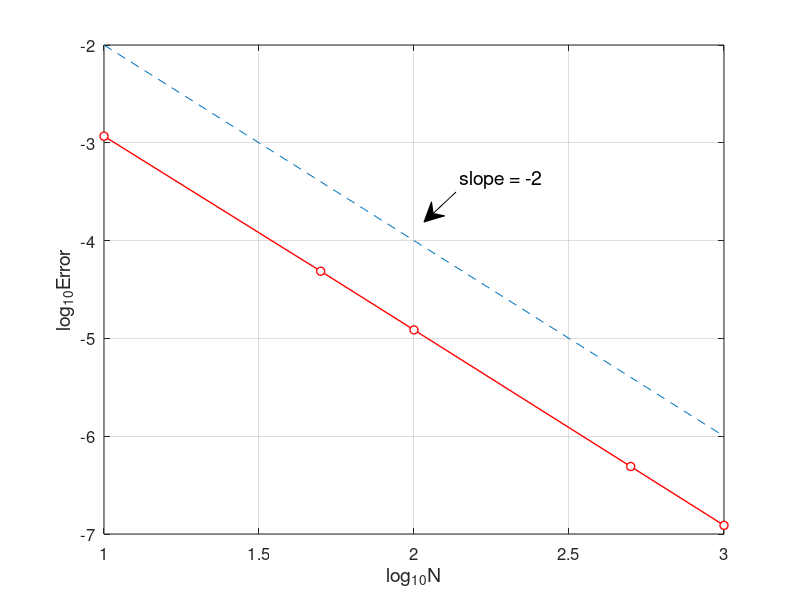

This figure's MATLAB source:
% BDF2_error.m
% BDF method for the ODE model
% u'(t)=t^2+t-u, t in [0,1] 
% Initial condition: u(0)=0 ;
% Exact solution: u(t)=-exp(-t)+t^2-t+1.
clear all; close all;
Nvec=[10 50 100 500 1000];   % Number of partitions
Error=[];
for k=1:length(Nvec)
    N=Nvec(k);
    h=1/N;
    t=0:h:1;                 % interval partition
    un(1)=0;                 % initial value
    % Trapezoidal rule to compute un(2)
    un(2)=2/(2+h)*un(1)+h/(2+h)*(t(1)^2+t(1)+un(1))+h/(2+h)*(t(2)^2+t(2));
    % BDF2 method
    for n=1:N-1
        un(n+2)=4/(3+2*h)*un(n+1)-1/(3+2*h)*un(n)+2*h/(3+2*h)*(t(n+2)^2+t(n+2));
    end
    ue=-exp(-t)+t.^2-t+1;    % exact solution
    error=max(abs(un-ue));
    Error=[Error,error];
end
plot(log10(Nvec),log10(Error),'ro-','MarkerFaceColor','w','LineWidth',1)
%loglog(Nvec,Error,'ro-','LineWidth',1.5)
hold on
%loglog(Nvec,Nvec.^(-2),'--')
plot(log10(Nvec),log10(Nvec.^(-2)),'--')
grid on
%title('Convergence of BDF2 method','fontsize',12)
set(gca,'fontsize',12)
xlabel('log_{10}N','fontsize',14), ylabel('log_{10}Error','fontsize',14)

% add annotation of slope
ax = [0.57 0.53];
ay = [0.68 0.63];
annotation('textarrow',ax,ay,'String','slope = -2','fontsize',14)

% computing convergence order
for n=1:length(Nvec)-1
    order(n)=-log(Error(n)/Error(n+1))/(log(Nvec(n)/Nvec(n+1)));
end
Error
order

% print -dpng -r600 BDF2_error.png
% print -depsc2 BDF2_error.eps
